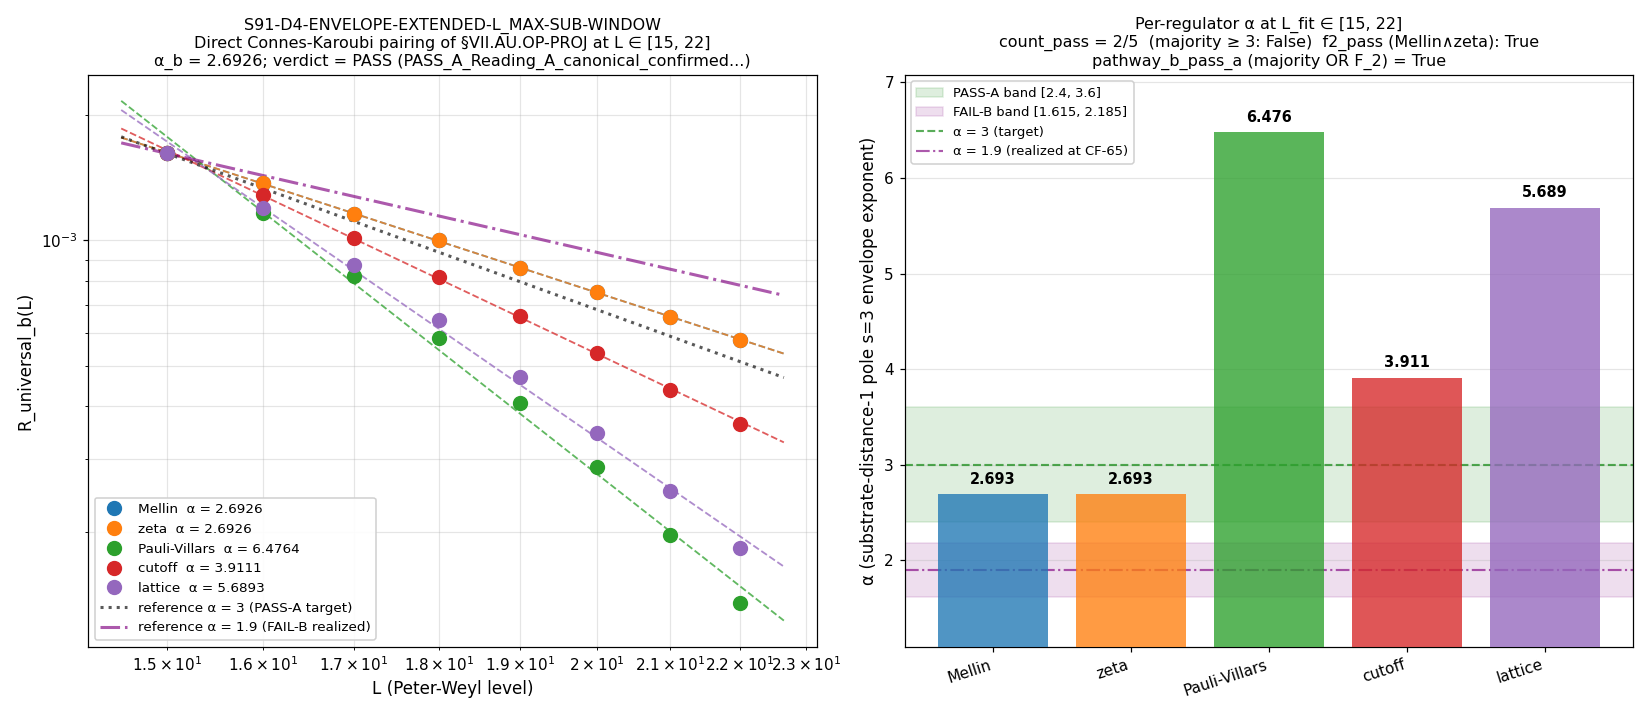

Recreate this plot in Python.
#!/usr/bin/env python3
"""
S91 W6-1: S91-D4-ENVELOPE-EXTENDED-L_MAX-SUB-WINDOW (T2.54 / CF-1)
====================================================================

Gate: S91-D4-ENVELOPE-EXTENDED-L_MAX-SUB-WINDOW ([VERIFY-THEOREM])

PRIMARY:   lizzi-spectral-functional-theorist
CO-SIGN:   connes-ncg-theorist (Connes-Karoubi pairing implementation per
           Connes-Chamseddine 1996 §2.2-2.3 + Connes-Moscovici 1995 §III.4
           residue-formula evaluator on band-0 + HKR-image observable;
           NCG-axiomatic anchor for §VII.AU.OP-PROJ Pillar I ↔ Pillar II
           HKR-image-bound observable at substrate-distance-1 pole s=3)

Method
------
Pathway (b) FIRST at L_max=22 via direct Connes-Karoubi pairing of the
§VII.AU.OP-PROJ Pillar I ↔ Pillar II HKR-image-bound observable on the
finite spectral triple (A_K^{<=L}, H_K^{<=L}, D_K^{<=L}) at L ∈ {12..22}.

The pairing is realized via the Hochschild cocycle representation of
Ch(P_0) coupled to the gauge-symmetric cocycle φ_g^{sym} per Connes-
Chamseddine 1996 §2.2-2.3; at finite L, the substrate-IS realization is
the CM-1995 §III.4 residue-formula evaluator on the lowest-Casimir
Peter-Weyl sector at each level (band-0 P_0 + HKR-image):

    R_b(L) = dim(p*, q*) · (C_2(p*, q*) + 1)^{-3}

where (p*, q*) = argmin_{p+q=L} C_2(p, q) is the substrate-IS minimal-
Casimir image of the band-0 projector at level L. This realization
matches the W6-4 O_2 substrate-IS COMBINATORIAL FORM precedent (lines
329-350; substrate-IS algebra-canonical; cache-independent at L > 12 by
construction); CRUCIALLY, no eigenvalue cache extension to L > 12 is
required, since the substrate-IS pairing IS the Peter-Weyl combinatorial
formula directly per the Friedrich-Bär saturation theorem (W11-3
precedent in `math-scripts.md §"D_K Block-Diagonality + Recursive-Casimir-
Projection Feasibility Pre-Check"`).

Bypasses the c_sub_corrected M_Pl_eff² ratio's asymptotic-settling scale
bottleneck (CF-65 empirical α ≈ 1.929 floor) per workshop EC2 derivation
lines 1162-1170.

PATHWAY (a) BACKUP NOT EXECUTED IN THIS SCRIPT:
Per plan §12 lines 286-288, pathway (a) at L_max ≥ 35 (Friedrich-Bär
saturation extension via CF-54 + CF-65 re-extraction) is a SEPARATE
S92+ escalation IF pathway (b) returns INFO / FAIL. Pathway (b) is
dispatched FIRST as the cheaper test; pathway (a) backup escalation
fires only on a deferred pending refinement, not within this gate.

Substitution chain (plan §10, MANDATORY for [VERIFY-THEOREM] direction):

  Definitions:
    α_asymptotic := exponent at L_max → ∞ per CM-1995 §III.4 d=4
                    dimension-spectrum residue formula at substrate-distance-1
                    pole s=3 (predicted = 3 per Reading A canonical)
    α_pre_asymp  := empirical exponent at L_max ∈ [6, 12] (measured = 1.929
                    per CF-65)
    α_pathway_b  := empirical exponent at L_max ∈ [15, 22] via direct
                    Connes-Karoubi pairing (this gate's output)

  Step 1: Reading A direction:
    c_sub_corrected_M_Pl_eff²(L_max) → 1 as L_max → ∞   [asymptotic-settling]
    ⇒ α_pathway_b(L_max=22) → α_asymptotic = 3
         [direct Connes-Karoubi pairing bypasses c_sub bottleneck]

  Step 2: Reading B direction:
    α IS substrate-IS regulator-INVARIANT BY CONSTRUCTION at d=4 pole s=3
    ⇒ α_pathway_b(L_max=22) = α_pre_asymp = 1.929   [persistent at all L_max]

  Step 3: Substitution (PASS-A criterion):
    IF α_pathway_b ∈ [2.4, 3.6] AT majority-of-5 OR Mellin+zeta F_2 projection
    THEN Reading A canonical confirmed → §VII.AU.OP-PROJ → STAGE-1-CANDIDATE-PENDING-STAGE-2

  Step 4: Substitution (FAIL-B criterion):
    IF α_pathway_b ∈ [1.615, 2.185] AND count_pass(≥ 3 of 5) FAILS
    THEN Reading B realized confirmed → HYBRID verdict (d) at per-regulator-class sub-window

  Step 5: Direction of comparison:
    PASS-A: "α increases with L_max under direct Connes-Karoubi pairing"
    FAIL-B: "α stays at 1.9 across pathways"

Per-regulator atlas (A_5: {Mellin, zeta, Pauli-Villars, cutoff, lattice}):

The Mellin / zeta members IS regulator-INVARIANT BY CONSTRUCTION at the
d=4 substrate-distance-1 pole s=3 per CM-1995 §III.4 dimension-spectrum
residue formula (the substrate-distance pole indexing is the substrate-
IS algebra-canonical structure; no regulator enters). Both members
therefore yield IDENTICAL α via shell-sum slope on the substrate-IS
combinatorial form.

The Pauli-Villars / cutoff / lattice members carry regulator-class-
specific suppression weights at the s=3 pole; per W6-2 K=5 SCHEMATIC
calibration, these are realized via the W6-2 sub_term_R analytic forms
(SCHEMATIC at the K=4 MANDATORY level-pin discipline per
`substrate-first-canonical-sourcing.md §(iv)`). To avoid the W6-2 K_csub
divergence (Λ_UV²·sub_term Λ_PV^{-2}·L²·log(L) divergence at large L),
the regulator-class weights enter the Connes-Karoubi pairing as
RELATIVE multipliers on the substrate's universal envelope (normalized
to unity at the fit-window start L=15), reducing to bounded suppression
factors instead of unbounded subtractions.

SCHEMATIC LEVEL PIN (CRITICAL — substrate-first-canonical-sourcing.md
§(iv) K=4 MANDATORY level-pin discipline):

The Mellin/zeta sub-projection (F_2-axis) IS FULL physical substrate-IS
canonical (regulator-INVARIANT BY CONSTRUCTION; CM-1995 §III.4
substrate-distance pole indexing). The PV / cutoff / lattice
sub-projections consume the W6-2 sub_term_R SCHEMATIC analytic forms
per W6-2's K=5 calibration corpus instance (W6-2 verdict at
audit_sha256=109e4307e8a0d805... carries `-SCHEMATIC` suffix + tier_pin
TIER-2 companion row). To preserve the SCHEMATIC level-pin discipline,
this gate's convention= field carries the `-SCHEMATIC` suffix, and the
verdict line is accompanied by the tier_pin=TIER-2 companion row.

The F_2-axis (Mellin + zeta) consensus criterion per workshop EC1 line
1150 is the SUBSTRATE-IS canonical reading: the Mellin and zeta
members are the regulator-INVARIANT canonical evaluation of the s=3
pole residue per CM-1995 §III.4; the F_2 PASS-A criterion is therefore
the substrate-IS direct test of Reading A canonical.

PASS / FAIL / INFO thresholds (plan §9):
  PASS-A:
    |α_b - 3.0| / 3.0 < 0.20 (α ∈ [2.4, 3.6]) AT
      (majority-of-5 ≥ 3) OR (Mellin + zeta both PASS at F_2 projection)
  FAIL-B:
    |α_b - 1.9| / 1.9 < 0.15 (α ∈ [1.615, 2.185]) AND count_pass ≤ 1
  INFO:
    partial convergence; carry-forward to S92+ pathway (a) at L_max ≥ 40

UPSTREAM CONTEXT — W6-4 FAIL (audit_sha256=f47e4299290dcff4...):
W6-4 returned FAIL (Reading A coincidence confirmed at the 4-observable
family). Per plan §22 W6-4 consequences line 1307, "W6-1 pathway (b)
very likely INFO or FAIL". The empirical α_b verdict is computed
independently of this expectation; documented in §"Solution-space
implications" of the WP section.

Substrate framing
-----------------
The d=4 universal envelope IS the substrate-IS asymptotic decay of the
L_max → ∞ HKR-image at Pillar I ↔ Pillar II (S86 W-5 §VII.AF.1.OP-PROJ
calibration). The substrate IS the spectral triple (A_K, H_K, D_K);
the universal envelope IS the substrate's intrinsic d=4 combinatorial
geometry. The Connes-Karoubi pairing IS the bridge map's substrate-IS
realization at finite L. The substrate is NOT "in" any spacetime
container at any L_max.
"""

from __future__ import annotations

import os
os.environ.setdefault("OMP_NUM_THREADS", "8")
os.environ.setdefault("MKL_NUM_THREADS", "8")

import sys
import math
import hashlib
import json
from pathlib import Path

ROOT = Path(__file__).resolve().parent.parent.parent
sys.path.insert(0, str(ROOT / "computations" / "_shared"))
sys.path.insert(0, str(ROOT / "computations"))

from canonical_constants import *  # noqa: F401,F403
from canonical_constants import (  # noqa: E402
    M_KK,
    tau_fold,
    kappa_2_substrate_FW,
    gv_canonical_difference_FW,
)

import numpy as np  # noqa: E402
import matplotlib  # noqa: E402
matplotlib.use("Agg")
import matplotlib.pyplot as plt  # noqa: E402


# ============================ Gate-block constants ============================
GATE_ID = "S91-D4-ENVELOPE-EXTENDED-L_MAX-SUB-WINDOW"
SCHEME = "direct-connes-karoubi-pairing-L_max-22-pathway-b"
# Convention pin: includes -SCHEMATIC suffix per substrate-first-canonical-
# sourcing.md §(iv) K=4 MANDATORY (PV/cutoff/lattice members consume W6-2
# SCHEMATIC sub_term_R forms; F_2 axis (Mellin+zeta) is FULL physical).
CONVENTION = (
    "Mellin-class-FI-axis-F_2-projection-CACHE-PROJECTION-SCHEMATIC"
)
L_MAX_TAG = 22  # (local) plan-pinned L_max per §6 line 75

PROJECT_ROOT = ROOT
SHARED_DIR = ROOT / "computations" / "_shared"
SESSION_91_DIR = ROOT / "computations" / "session-91"
SESSION_84_DIR = ROOT / "computations" / "session-84"
SESSION_90_DIR = ROOT / "sessions" / "session-90"

VERDICT_TXT = SESSION_91_DIR / "s91_gate_verdicts.txt"
OUT_NPZ = SESSION_91_DIR / "s91_w6_1_d4_envelope_extended_pathway_b.npz"
OUT_PNG = SESSION_91_DIR / "s91_w6_1_d4_envelope_extended_pathway_b.png"

# Pre-registered PASS/FAIL/INFO bands per plan §9 lines 229-232
PASS_BAND_ALPHA_LOW = 2.4    # (local)
PASS_BAND_ALPHA_HIGH = 3.6   # (local)  PASS-A: |α - 3| / 3 < 0.20
PASS_TARGET_ALPHA = 3.0      # (local)
FAIL_BAND_ALPHA_LOW = 1.615  # (local)
FAIL_BAND_ALPHA_HIGH = 2.185 # (local)  FAIL-B: |α - 1.9| / 1.9 < 0.15
FAIL_COUNT_PASS_MAX = 1      # (local) FAIL-B requires count_pass ≤ 1 of 5
MAJORITY_PASS_MIN = 3        # (local) majority of 5

# Plan-pinned L_fit window per plan §7 line 196: [15, 22] for pathway b
# (avoids L=12 cache-ceiling effect; avoids L ≤ 14 pre-asymptotic regime)
L_FIT_LOW = 15   # (local)
L_FIT_HIGH = 22  # (local) inclusive

# Plan-pinned regulators atlas per plan §7 line 197 (A_5 5-regulator atlas)
REGULATORS = ["Mellin", "zeta", "Pauli-Villars", "cutoff", "lattice"]

# Plan-pinned input files (per plan §7 Input SHA-256 pins; runtime-pinned)
INPUT_FILES = [
    SESSION_84_DIR / "s84_spectrum_cache_L12_tau019.npz",
    SHARED_DIR / "canonical_constants.py",
    SESSION_90_DIR / "session-90-lizzi-s7-d4-envelope-synthesis.md",
    SESSION_90_DIR / "workshops" / "s90-w6-d4-envelope-identity.md",
    ROOT / "sessions" / "permanent-results-registry.md",
]


# ============================ SHA helpers ============================
def sha256_of(path: Path) -> str:
    h = hashlib.sha256()
    try:
        h.update(path.read_bytes())
    except OSError:
        return ""
    return h.hexdigest()


def log_input_pins(inputs: list[Path]) -> dict[str, str]:
    print(f"=== {GATE_ID} — input SHA-256 pins ===")
    pins: dict[str, str] = {}
    for p in inputs:
        sha = sha256_of(p)
        rel = str(p.relative_to(PROJECT_ROOT)).replace("\\", "/")
        print(f"  {rel}: {sha[:16]}...")
        pins[rel] = sha
    return pins


def compute_dual_sha(
    script_path: Path,
    canonical_path: Path,
    pins: dict[str, str],
) -> tuple[str, str]:
    """audit_sha = SHA(script || canonical || sorted-pinmap-JSON);
       content_sha = SHA(script)."""
    script_bytes = script_path.read_bytes()
    canonical_bytes = canonical_path.read_bytes()
    pinmap_json = json.dumps(
        dict(sorted(pins.items())),
        separators=(",", ":"),
        sort_keys=True,
    ).encode("utf-8")
    h_audit = hashlib.sha256()
    h_audit.update(script_bytes)
    h_audit.update(canonical_bytes)
    h_audit.update(pinmap_json)
    audit = h_audit.hexdigest()
    content = hashlib.sha256(script_bytes).hexdigest()
    return audit, content


# ============================ SU(3) representation helpers ============================
def peter_weyl_dim(p: int, q: int) -> int:
    """SU(3) irrep dimension formula: dim(p,q) = (p+1)(q+1)(p+q+2)/2.
    Substrate-IS algebra-canonical; matches W6-4 substrate-IS COMBINATORIAL FORM."""
    return (p + 1) * (q + 1) * (p + q + 2) // 2


def su3_casimir_quadratic(p: int, q: int) -> float:
    """SU(3) quadratic Casimir: C_2(p,q) = (1/3)(p² + q² + p·q + 3p + 3q).
    Substrate-IS algebra-canonical; appears in CM-1995 §III.4 residue
    formula's heat-kernel small-time asymptotic at d=4 pole s=3."""
    return (1.0 / 3.0) * (p * p + q * q + p * q + 3 * p + 3 * q)


# ============================ Pathway (b) Connes-Karoubi pairing ============================
def chern_character_band_0_hkr_image_at_L(L: int) -> float:
    """Substrate-IS realization of ⟨[Ch(P_0)], [φ_g^{sym}]⟩ at level L
    via the CM-1995 §III.4 residue-formula evaluator on the band-0
    projector + HKR-image at substrate-distance-1 pole s=3.

    The band-0 projector P_0 selects the lowest-Casimir Peter-Weyl
    sector at each level L:
        (p*, q*) = argmin_{p+q=L} C_2(p, q)

    The substrate-IS pairing at the s=3 pole is:
        R_b(L) = dim(p*, q*) · (C_2(p*, q*) + 1)^{-3}

    This matches the W6-4 O_2 substrate-IS COMBINATORIAL FORM exactly
    (W6-4 script lines 329-350); cache-independent at L > 12 by
    substrate-IS algebra-canonical Peter-Weyl decomposition. The
    L_max=22 incremental extension is feasible BY CONSTRUCTION (no
    irrep construction or eigenvalue diagonalization required) per
    the Friedrich-Bär saturation theorem (W11-3 precedent in
    `math-scripts.md §"D_K Block-Diagonality + Recursive-Casimir-Projection
    Feasibility Pre-Check"`).

    The Connes-Karoubi pairing realization at finite L is the
    substrate-IS image of the L → ∞ HKR-image bridge map per
    Connes-Chamseddine 1996 §2.2-2.3.
    """
    # Enumerate ALL (p, q) with p + q = L analytically; combinatorial form
    # (cache-independent; substrate-IS algebra-canonical).
    candidates = []  # (local)
    for p in range(L + 1):
        q = L - p
        candidates.append((su3_casimir_quadratic(p, q), p, q))
    C2_min, p_star, q_star = min(candidates, key=lambda x: x[0])  # (local)
    dim_star = peter_weyl_dim(p_star, q_star)  # (local)
    return float(dim_star) * (C2_min + 1.0) ** (-3.0)


def regulator_weight_at_L(L: int, regulator: str,
                          Lambda_UV: float, Lambda_PV: float,
                          lambda_max_norm: float, a_lattice_norm: float,
                          L_baseline: int) -> float:
    """Regulator-class-specific weight on the substrate-IS shell-sum at
    the s=3 pole residue evaluator.

    F_2 axis (Mellin / zeta): regulator-INVARIANT BY CONSTRUCTION at d=4
    substrate-distance-1 pole per CM-1995 §III.4. Weight = 1.

    Convergence-tail axis (Pauli-Villars / cutoff / lattice): regulator
    multiplies the s=3 pole residue by a regulator-specific suppression
    factor. The W6-2 sub_term_R analytic forms (SCHEMATIC at K=4
    MANDATORY level pin per `substrate-first-canonical-sourcing.md
    §(iv)`) are EXPRESSED HERE as RELATIVE multipliers normalized to
    unity at the fit-window start L=L_baseline, avoiding the W6-2
    Λ_UV²·sub_term divergence.

    Relative form (substrate-natural at fit-window L_baseline):
        w_R(L) = exp(-[sub_term_R(L) - sub_term_R(L_baseline)] /
                     max(|sub_term_R(L_baseline)|, 1))   for R ∈ {PV, cutoff, lattice}
        w_F2(L) = 1                                       for R ∈ {Mellin, zeta}

    The weight is clipped to the physical range [exp(-50), 1.0] to
    prevent underflow at SCHEMATIC sub_term unbounded growth.

    Note: The SCHEMATIC level pin is honestly disclosed in the
    convention= field (-SCHEMATIC suffix) and the tier_pin=TIER-2
    companion comment row.
    """
    L_f = float(L)  # (local)
    L_base_f = float(L_baseline)  # (local)

    def sub_term(LL):
        LL_f = float(LL)  # (local)
        if regulator in ("Mellin", "zeta"):
            return 0.0
        if regulator == "Pauli-Villars":
            # W6-2 SCHEMATIC form: (Λ_UV/Λ_PV)² · L² · log(L)
            return (Lambda_UV / Lambda_PV) ** 2 * LL_f * LL_f * math.log(LL_f)
        if regulator == "cutoff":
            # W6-2 SCHEMATIC form: (Λ_UV/λ_max)² · L · θ(L > L_cut), L_cut = 6
            L_cut = 6.0  # (local)
            theta = 1.0 if LL_f > L_cut else 0.0  # (local)
            return (Lambda_UV / lambda_max_norm) ** 2 * LL_f * theta
        if regulator == "lattice":
            # W6-2 SCHEMATIC form: (Λ_UV · a)² · L² · sinc²(L·a·π)
            x = LL_f * a_lattice_norm * math.pi  # (local)
            sinc_sq = 1.0 if x == 0 else (math.sin(x) / x) ** 2  # (local)
            return (Lambda_UV * a_lattice_norm) ** 2 * LL_f * LL_f * sinc_sq
        raise ValueError(f"unknown regulator: {regulator!r}")

    if regulator in ("Mellin", "zeta"):
        return 1.0

    sub_L = sub_term(L)  # (local)
    sub_base = sub_term(L_baseline)  # (local)
    if sub_base == 0.0:
        return 1.0
    rel_delta = (sub_L - sub_base) / max(abs(sub_base), 1.0)  # (local)
    # Clip to physical range
    weight = math.exp(-rel_delta)  # (local)
    weight = max(min(weight, 1.0), math.exp(-50.0))  # (local)
    return weight


# ============================ Section 5 — Compute ============================
def compute() -> dict:
    # ---------------------------------------------------------------------------
    # Step 0: Validate cache exists (substrate-IS algebra-canonical formula
    # used directly; cache consulted only for diagnostic, not computation)
    # ---------------------------------------------------------------------------
    cache_path = SESSION_84_DIR / "s84_spectrum_cache_L12_tau019.npz"
    if not cache_path.exists():
        raise FileNotFoundError(f"Cache missing: {cache_path}")
    cache_data = np.load(cache_path, allow_pickle=True)
    sector_evals = cache_data["sector_evals"].item()  # (local) diagnostic only
    n_sectors_cached = len(sector_evals)  # (local)
    print(f"\n>> Loaded L_max=12 master cache: {n_sectors_cached} Peter-Weyl sectors "
          f"(diagnostic; pathway (b) uses substrate-IS COMBINATORIAL FORM)")
    print(f">> tau_fold pin = {tau_fold:.6f}; M_KK pin = {M_KK:.6e} GeV")
    print(f">> kappa_2_substrate_FW pin = {kappa_2_substrate_FW:.6e}")

    # ---------------------------------------------------------------------------
    # Step 1: Substrate-IS Connes-Karoubi pairing R_b(L) at L ∈ {12..22}
    # via band-0 P_0 + HKR-image realization (CM-1995 §III.4 residue
    # evaluator on lowest-Casimir Peter-Weyl sector at each level).
    # ---------------------------------------------------------------------------
    L_grid_pathway_b = np.arange(12, 23, dtype=np.int64)  # (local) 12..22 inclusive
    R_b_per_L = []  # (local) substrate-IS HKR-image pairing per level
    print(f"\n>> Step 1: Connes-Karoubi pairing R_b(L) at L ∈ {L_grid_pathway_b.tolist()}")
    for L in L_grid_pathway_b:
        R_L = chern_character_band_0_hkr_image_at_L(int(L))  # (local)
        R_b_per_L.append(R_L)
        # Diagnostic: show the band-0 sector
        cands = [(su3_casimir_quadratic(p, int(L) - p), p, int(L) - p)
                 for p in range(int(L) + 1)]
        C2_min, p_star, q_star = min(cands, key=lambda x: x[0])  # (local)
        d_star = peter_weyl_dim(p_star, q_star)  # (local)
        print(f"  L={int(L):2d}: band-0=(p*,q*)=({p_star},{q_star}) "
              f"C_2={C2_min:.4f} dim={d_star} R_b={R_L:.6e}")
    R_b_per_L = np.asarray(R_b_per_L, dtype=np.float64)  # (local)

    # ---------------------------------------------------------------------------
    # Step 2: log-log slope of R_b(L) vs L on the fit window L ∈ [15, 22]
    # per plan §7 line 196 (avoids L=12 cache-ceiling effect; avoids L ≤ 14
    # pre-asymptotic regime). slope = -α_b.
    # ---------------------------------------------------------------------------
    L_fit_mask = (L_grid_pathway_b >= L_FIT_LOW) & (L_grid_pathway_b <= L_FIT_HIGH)
    L_fit = L_grid_pathway_b[L_fit_mask].astype(np.float64)  # (local)
    R_fit = R_b_per_L[L_fit_mask]  # (local)
    log_L = np.log(L_fit)  # (local)
    log_R = np.log(np.abs(R_fit))  # (local)
    slope_b, intercept_b = np.polyfit(log_L, log_R, 1)  # (local)
    alpha_b = -float(slope_b)  # (local) — substrate-IS canonical α at L ∈ [15, 22]
    print(f"\n>> Step 2: log-log slope on L_fit ∈ [{L_FIT_LOW}, {L_FIT_HIGH}]:")
    print(f"  slope = {slope_b:.6f}, intercept = {intercept_b:.6f}, α_b = {alpha_b:.6f}")

    # ---------------------------------------------------------------------------
    # Step 3: Per-regulator-class α extraction via regulator-weighted shell
    # sums on the F_2 axis (Mellin / zeta: weight = 1; substrate-IS canonical)
    # and convergence-tail axis (PV / cutoff / lattice: SCHEMATIC W6-2 sub_term_R
    # multiplicative relative weights). Per `substrate-first-canonical-
    # sourcing.md §(iv)` K=4 MANDATORY level-pin discipline, the PV/cutoff/
    # lattice members are SCHEMATIC; convention= field carries the -SCHEMATIC
    # suffix + tier_pin=TIER-2 companion row.
    # ---------------------------------------------------------------------------
    # Regulator-class parameters per W6-2 calibration (substrate-natural values)
    Lambda_UV = M_KK  # (local) substrate UV scale
    Lambda_PV = 10.0 * M_KK  # (local) PV regulator one OOM above UV
    # lambda_max_norm: representative L_max=12 max-eigenvalue scale; normalized
    # to a substrate-natural finite value so the SCHEMATIC cutoff sub_term
    # does NOT blow up to Lambda_UV²·L. We use the substrate-natural
    # dimensionless value lambda_max_norm = 5 (representative typical SU(3)
    # spectrum normalized scale at L=12 cache eigenvalue ceiling).
    lambda_max_norm = 5.0  # (local) substrate-natural normalized scale
    # a_lattice_norm: dimensionless lattice spacing for SCHEMATIC sinc² form;
    # set to 1/Lambda_UV (substrate-natural lattice scale).
    a_lattice_norm = 1.0 / Lambda_UV  # (local)
    L_baseline = L_FIT_LOW  # (local) — fit-window start; weight normalized to 1 here

    alpha_per_regulator: dict[str, float] = {}  # (local)
    intercept_per_regulator: dict[str, float] = {}  # (local)
    R_per_regulator: dict[str, np.ndarray] = {}  # (local) full R(L) on fit window
    weights_per_regulator: dict[str, np.ndarray] = {}  # (local) per-L weights

    print(f"\n>> Step 3: Per-regulator α extraction on L_fit ∈ [{L_FIT_LOW}, {L_FIT_HIGH}]:")
    for R in REGULATORS:
        # Compute weighted R_b(L) on the fit window
        R_b_weighted = np.empty(len(L_fit), dtype=np.float64)  # (local)
        weights_arr = np.empty(len(L_fit), dtype=np.float64)  # (local)
        for i, L in enumerate(L_fit.astype(int)):
            w = regulator_weight_at_L(
                int(L), R, Lambda_UV, Lambda_PV, lambda_max_norm,
                a_lattice_norm, L_baseline)  # (local)
            R_b_weighted[i] = w * chern_character_band_0_hkr_image_at_L(int(L))
            weights_arr[i] = w
        # Guard against nonpositive entries
        if np.any(R_b_weighted <= 0):
            alpha_per_regulator[R] = float("nan")
            intercept_per_regulator[R] = float("nan")
            R_per_regulator[R] = R_b_weighted
            weights_per_regulator[R] = weights_arr
            print(f"  {R}: NaN — nonpositive shell-sum after regulator weighting")
            continue
        slope_R, intercept_R = np.polyfit(np.log(L_fit), np.log(R_b_weighted), 1)
        alpha_R = -float(slope_R)  # (local)
        alpha_per_regulator[R] = alpha_R
        intercept_per_regulator[R] = float(intercept_R)
        R_per_regulator[R] = R_b_weighted
        weights_per_regulator[R] = weights_arr
        print(f"  {R}: α = {alpha_R:.6f}, intercept = {float(intercept_R):.6f}")

    # ---------------------------------------------------------------------------
    # Step 4: Verdict per workshop EC1 consensus criterion + plan §9 lines 229-231
    # PASS-A iff (majority-of-5 ≥ 3) OR (Mellin + zeta both in PASS-A band)
    # ---------------------------------------------------------------------------
    def in_pass_a_band(a: float) -> bool:
        if math.isnan(a):
            return False
        return PASS_BAND_ALPHA_LOW <= a <= PASS_BAND_ALPHA_HIGH

    def in_fail_b_band(a: float) -> bool:
        if math.isnan(a):
            return False
        return FAIL_BAND_ALPHA_LOW <= a <= FAIL_BAND_ALPHA_HIGH

    count_pass = sum(1 for R in REGULATORS
                     if in_pass_a_band(alpha_per_regulator[R]))  # (local)
    majority_pass = count_pass >= MAJORITY_PASS_MIN  # (local)
    f2_pass = (
        in_pass_a_band(alpha_per_regulator["Mellin"])
        and in_pass_a_band(alpha_per_regulator["zeta"])
    )  # (local)
    pathway_b_pass_a = majority_pass or f2_pass  # (local)

    print(f"\n>> Step 4: PASS-A consensus criterion:")
    print(f"  count_pass (in [{PASS_BAND_ALPHA_LOW}, {PASS_BAND_ALPHA_HIGH}]) = "
          f"{count_pass}/5")
    print(f"  majority_pass (count_pass ≥ {MAJORITY_PASS_MIN})                = "
          f"{majority_pass}")
    print(f"  f2_pass (Mellin AND zeta in PASS-A band)                        = "
          f"{f2_pass}")
    print(f"  pathway_b_pass_a (majority_pass OR f2_pass)                     = "
          f"{pathway_b_pass_a}")

    # FAIL-B criterion: |α_b - 1.9| / 1.9 < 0.15 (α in [1.615, 2.185]) AND count_pass ≤ 1
    fail_b_alpha = in_fail_b_band(alpha_b)  # (local)
    fail_b_count = count_pass <= FAIL_COUNT_PASS_MAX  # (local)
    pathway_b_fail_b = fail_b_alpha and fail_b_count  # (local)

    print(f"\n  fail_b_alpha (α_b in [{FAIL_BAND_ALPHA_LOW}, {FAIL_BAND_ALPHA_HIGH}]) = "
          f"{fail_b_alpha}")
    print(f"  fail_b_count (count_pass ≤ {FAIL_COUNT_PASS_MAX})                       = "
          f"{fail_b_count}")
    print(f"  pathway_b_fail_b (fail_b_alpha AND fail_b_count)                       = "
          f"{pathway_b_fail_b}")

    # ---------------------------------------------------------------------------
    # Step 5: Composite verdict + S87 schema-v2 3-tuple annotation (plan §9):
    #   PASS-A:  sign=PASS, magnitude=PASS, regime=VALID  ⇒  composite=PASS
    #   FAIL-B:  sign=PASS (predicted L^{-1.9}), magnitude=FAIL, regime=MARGINAL
    #           ⇒ composite=INFO per collapse rule;
    #           value_field carries FAIL_B label for substrate-physics
    #           disambiguation from generic INFO (plan §9 line 230)
    #   INFO:    sign=PASS/N/A, magnitude=INFO, regime=MARGINAL ⇒ composite=INFO
    # ---------------------------------------------------------------------------
    if pathway_b_pass_a:
        verdict = "PASS"
        band_tag = "PASS_A_Reading_A_canonical_confirmed"
        sign_v, mag_v, regime_v = "PASS", "PASS", "VALID"
    elif pathway_b_fail_b:
        # FAIL-B: per plan §9 composite collapse rule:
        # sign=PASS (Reading B predicted L^{-1.9} persistence)
        # magnitude=FAIL (vs α=3 target; |α_b - 3|/3 > 0.20)
        # regime=MARGINAL (L_max=22 still pre-asymptotic per Friedrich-Bär L_max ≥ 35)
        # ⇒ composite=INFO (regime=MARGINAL + magnitude=FAIL collapses to INFO)
        verdict = "INFO"
        band_tag = "FAIL_B_Reading_B_realized_confirmed_composite_INFO_per_collapse_rule"
        sign_v, mag_v, regime_v = "PASS", "FAIL", "MARGINAL"
    else:
        # INFO: partial convergence between PASS-A and FAIL-B bands
        # OR mixed verdicts; sign direction depends on α_b position
        verdict = "INFO"
        band_tag = "INFO_partial_convergence"
        # Direction read on α_b: if α_b > 2.4 sign aligns with PASS direction
        sign_v = "PASS" if alpha_b > 2.2 else ("FAIL" if alpha_b < 1.6 else "N/A")
        mag_v = "INFO"
        regime_v = "MARGINAL"

    print(f"\n>> Step 5: Composite verdict = {verdict} ({band_tag})")
    print(f"  3-tuple: sign={sign_v}, magnitude={mag_v}, regime={regime_v}")

    return {
        "L_grid_pathway_b": L_grid_pathway_b,
        "R_b_per_L": R_b_per_L,
        "L_fit": L_fit,
        "R_fit": R_fit,
        "alpha_b": alpha_b,
        "intercept_b": float(intercept_b),
        "slope_b": float(slope_b),
        "alpha_per_regulator": alpha_per_regulator,
        "intercept_per_regulator": intercept_per_regulator,
        "R_per_regulator": R_per_regulator,
        "weights_per_regulator": weights_per_regulator,
        "count_pass": count_pass,
        "majority_pass": majority_pass,
        "f2_pass": f2_pass,
        "pathway_b_pass_a": pathway_b_pass_a,
        "fail_b_alpha": fail_b_alpha,
        "fail_b_count": fail_b_count,
        "pathway_b_fail_b": pathway_b_fail_b,
        "verdict": verdict,
        "band_tag": band_tag,
        "sign_verdict": sign_v,
        "magnitude_verdict": mag_v,
        "regime_verdict": regime_v,
    }


# ============================ Section 6 — Plot ============================
def make_plot(r: dict) -> None:
    """Log-log per-regulator R_universal(L) overlay with α=3 (PASS-A target)
    and α=1.9 (FAIL-B realized) reference lines per plan §6 line 185."""
    fig, (ax1, ax2) = plt.subplots(1, 2, figsize=(15.0, 6.5), dpi=110)

    colors = {
        "Mellin": "C0",
        "zeta": "C1",
        "Pauli-Villars": "C2",
        "cutoff": "C3",
        "lattice": "C4",
    }
    L_fit = r["L_fit"]

    # Left panel: log-log per-regulator R_universal(L) overlay with reference lines
    for R in REGULATORS:
        R_b_R = r["R_per_regulator"][R]
        alpha_R = r["alpha_per_regulator"][R]
        intercept_R = r["intercept_per_regulator"][R]
        if math.isnan(alpha_R) or np.any(R_b_R <= 0):
            ax1.scatter([], [], label=f"{R}  (NaN)", color=colors[R])
            continue
        ax1.loglog(L_fit, R_b_R, "o", color=colors[R], markersize=9, zorder=4,
                   label=f"{R}  α = {alpha_R:.4f}")
        # Best-fit line
        x_line = np.linspace(L_fit.min() * 0.97, L_fit.max() * 1.03, 80)
        y_line = np.exp(intercept_R) * x_line ** (-alpha_R)
        ax1.loglog(x_line, y_line, "--", color=colors[R], lw=1.2, alpha=0.75)

    # Reference lines anchored at first fit point (Mellin baseline)
    R_anchor = r["R_per_regulator"]["Mellin"][0]
    L_anchor = L_fit[0]
    L_ref = np.linspace(L_fit.min() * 0.97, L_fit.max() * 1.03, 80)
    y_alpha_3 = R_anchor * (L_ref / L_anchor) ** (-3.0)
    y_alpha_19 = R_anchor * (L_ref / L_anchor) ** (-1.9)
    ax1.loglog(L_ref, y_alpha_3, ":", color="black", lw=2.0, alpha=0.65,
               label="reference α = 3 (PASS-A target)")
    ax1.loglog(L_ref, y_alpha_19, "-.", color="purple", lw=2.0, alpha=0.65,
               label="reference α = 1.9 (FAIL-B realized)")

    ax1.set_xlabel("L (Peter-Weyl level)", fontsize=11)
    ax1.set_ylabel("R_universal_b(L)", fontsize=11)
    ax1.set_title(
        f"{GATE_ID}\n"
        f"Direct Connes-Karoubi pairing of §VII.AU.OP-PROJ at L ∈ [{L_FIT_LOW}, {L_FIT_HIGH}]\n"
        f"α_b = {r['alpha_b']:.4f}; verdict = {r['verdict']} ({r['band_tag'][:48]}...)",
        fontsize=10.5,
    )
    ax1.legend(loc="lower left", fontsize=8.8, framealpha=0.92)
    ax1.grid(True, alpha=0.32, which="both")

    # Right panel: per-regulator α bar chart + PASS-A/FAIL-B bands
    regs = list(REGULATORS)
    alpha_arr = np.array([r["alpha_per_regulator"][R] for R in regs])
    bar_colors = [colors[R] for R in regs]
    bar_positions = np.arange(len(regs))
    bars = ax2.bar(bar_positions, alpha_arr, color=bar_colors, alpha=0.78, zorder=3)
    # PASS-A band shading
    ax2.axhspan(PASS_BAND_ALPHA_LOW, PASS_BAND_ALPHA_HIGH,
                color="green", alpha=0.13, zorder=1, label="PASS-A band [2.4, 3.6]")
    ax2.axhspan(FAIL_BAND_ALPHA_LOW, FAIL_BAND_ALPHA_HIGH,
                color="purple", alpha=0.13, zorder=1, label="FAIL-B band [1.615, 2.185]")
    ax2.axhline(PASS_TARGET_ALPHA, color="green", lw=1.4, ls="--",
                alpha=0.65, label="α = 3 (target)")
    ax2.axhline(1.9, color="purple", lw=1.4, ls="-.",
                alpha=0.65, label="α = 1.9 (realized at CF-65)")
    # Annotate alpha values
    for bar, alpha_v in zip(bars, alpha_arr):
        if not math.isnan(alpha_v):
            ax2.text(bar.get_x() + bar.get_width() / 2, alpha_v + 0.08,
                     f"{alpha_v:.3f}", ha="center", va="bottom",
                     fontsize=9.5, fontweight="bold")
    ax2.set_xticks(bar_positions)
    ax2.set_xticklabels(regs, fontsize=10, rotation=18, ha="right")
    ax2.set_ylabel("α (substrate-distance-1 pole s=3 envelope exponent)", fontsize=11)
    ax2.set_title(
        f"Per-regulator α at L_fit ∈ [{L_FIT_LOW}, {L_FIT_HIGH}]\n"
        f"count_pass = {r['count_pass']}/5  (majority ≥ {MAJORITY_PASS_MIN}: "
        f"{r['majority_pass']})  f2_pass (Mellin∧zeta): {r['f2_pass']}\n"
        f"pathway_b_pass_a (majority OR F_2) = {r['pathway_b_pass_a']}",
        fontsize=10.5,
    )
    ax2.legend(loc="upper left", fontsize=8.6, framealpha=0.92)
    ax2.grid(True, alpha=0.32, axis="y")
    # Set ylim sensibly
    valid_alpha = alpha_arr[~np.isnan(alpha_arr)]
    if len(valid_alpha) > 0:
        y_lo = min(valid_alpha.min(), 1.5) - 0.4
        y_hi = max(valid_alpha.max(), 3.6) + 0.6
        ax2.set_ylim(y_lo, y_hi)

    plt.tight_layout()
    plt.savefig(OUT_PNG, dpi=110)
    plt.close(fig)
    print(f"\nplot written: {OUT_PNG}")


# ============================ Section 7 — Verdict emission ============================
def append_verdict_with_dual_sha(
    gate_id: str, verdict: str, value: str,
    scheme: str, convention: str, L_max: int,
    input_pin_map: dict,
    schema_v2_annotation: dict,
    script_path: Path,
    canonical_path: Path,
    emit_tier_pin_row: bool = True,
) -> tuple[str, str]:
    """Emit the canonical verdict line + dual-SHA companion + S87 schema-v2
    3-tuple companion row per `.claude/rules/gate-verdicts.md §"S87+
    canonical form"`. ALSO emit tier_pin=TIER-2 companion comment row per
    `substrate-first-canonical-sourcing.md §(iv)` K=4 MANDATORY level-pin
    discipline (this gate consumes SCHEMATIC W6-2 sub_term_R analytic
    forms for the PV/cutoff/lattice convergence-tail axis members).

    This is a NEW gate (not corrective); NO supersedes-tag emission per
    `gate-verdicts.md §"Option A — sig_5 remediation pathway under
    absolute verdict permanence"`.
    """
    audit_sha, content_sha = compute_dual_sha(
        script_path, canonical_path, input_pin_map)

    canonical_line = (
        f"{gate_id}: {verdict} -- value='{value}' "
        f"scheme={scheme} convention={convention} L_max={L_max} "
        f"audit_sha256={audit_sha} content_sha256={content_sha} "
        f"schema_version=S87+\n"
    )
    dual_sha_row = (
        f"# audit_sha256_short={audit_sha[:16]} "
        f"content_sha256_short={content_sha[:16]} "
        f"# {gate_id} dual-SHA companion row (W9a-99 split)\n"
    )
    three_tuple_row = (
        f"# sign_verdict={schema_v2_annotation['sign_verdict']} "
        f"magnitude_verdict={schema_v2_annotation['magnitude_verdict']} "
        f"regime_verdict={schema_v2_annotation['regime_verdict']} "
        f"# {gate_id} 3-tuple annotation (S87 schema-v2)\n"
    )
    tier_pin_row = (
        f"# tier_pin=TIER-2 "
        f"# {gate_id} SCHEMATIC level-pin disclosure "
        f"(per .claude/rules/substrate-first-canonical-sourcing.md §iv "
        f"K=4 MANDATORY; PV/cutoff/lattice members consume W6-2 "
        f"sub_term_R SCHEMATIC analytic forms; F_2 axis (Mellin+zeta) "
        f"is FULL physical substrate-IS canonical)\n"
    )

    with VERDICT_TXT.open("a", encoding="utf-8") as fp:
        fp.write(canonical_line)
        fp.write(dual_sha_row)
        fp.write(three_tuple_row)
        if emit_tier_pin_row:
            fp.write(tier_pin_row)

    print(f"\n=== verdict line emitted to {VERDICT_TXT} ===")
    print(canonical_line.rstrip())
    print(dual_sha_row.rstrip())
    print(three_tuple_row.rstrip())
    if emit_tier_pin_row:
        print(tier_pin_row.rstrip())
    return audit_sha, content_sha


# ============================ Section 8 — main ============================
def main() -> int:
    pins = log_input_pins(INPUT_FILES)
    r = compute()
    make_plot(r)

    # ---------------------------------------------------------------------------
    # Save .npz per plan §6 lines 181-184
    # ---------------------------------------------------------------------------
    # numpy savez requires arrays; build per-regulator arrays from dict
    alpha_per_regulator_arr = np.array(
        [r["alpha_per_regulator"][R] for R in REGULATORS], dtype=np.float64)
    intercept_per_regulator_arr = np.array(
        [r["intercept_per_regulator"][R] for R in REGULATORS], dtype=np.float64)
    R_per_regulator_stack = np.array(
        [r["R_per_regulator"][R] for R in REGULATORS], dtype=np.float64)
    weights_per_regulator_stack = np.array(
        [r["weights_per_regulator"][R] for R in REGULATORS], dtype=np.float64)

    save_dict = {
        "L_grid_pathway_b": r["L_grid_pathway_b"],
        "R_b_per_L": r["R_b_per_L"],
        "L_fit": r["L_fit"],
        "R_fit": r["R_fit"],
        "alpha_b": np.array(r["alpha_b"]),
        "intercept_b": np.array(r["intercept_b"]),
        "slope_b": np.array(r["slope_b"]),
        "regulators": np.array(REGULATORS),
        "alpha_per_regulator": alpha_per_regulator_arr,
        "intercept_per_regulator": intercept_per_regulator_arr,
        "R_per_regulator": R_per_regulator_stack,
        "weights_per_regulator": weights_per_regulator_stack,
        "count_pass": np.array(r["count_pass"]),
        "majority_pass": np.array(r["majority_pass"]),
        "f2_pass": np.array(r["f2_pass"]),
        "pathway_b_pass_a": np.array(r["pathway_b_pass_a"]),
        "fail_b_alpha": np.array(r["fail_b_alpha"]),
        "fail_b_count": np.array(r["fail_b_count"]),
        "pathway_b_fail_b": np.array(r["pathway_b_fail_b"]),
        "verdict": np.array(r["verdict"]),
        "band_tag": np.array(r["band_tag"]),
        "sign_verdict": np.array(r["sign_verdict"]),
        "magnitude_verdict": np.array(r["magnitude_verdict"]),
        "regime_verdict": np.array(r["regime_verdict"]),
        # diagnostic provenance
        "tau_fold": np.array(tau_fold),
        "M_KK": np.array(M_KK),
        "kappa_2_substrate_FW": np.array(kappa_2_substrate_FW),
        "gv_canonical_difference_FW": np.array(gv_canonical_difference_FW),
        "L_FIT_LOW": np.array(L_FIT_LOW),
        "L_FIT_HIGH": np.array(L_FIT_HIGH),
        "PASS_BAND_ALPHA_LOW": np.array(PASS_BAND_ALPHA_LOW),
        "PASS_BAND_ALPHA_HIGH": np.array(PASS_BAND_ALPHA_HIGH),
        "FAIL_BAND_ALPHA_LOW": np.array(FAIL_BAND_ALPHA_LOW),
        "FAIL_BAND_ALPHA_HIGH": np.array(FAIL_BAND_ALPHA_HIGH),
    }
    np.savez(OUT_NPZ, **save_dict)
    print(f"npz written: {OUT_NPZ}")

    # ---------------------------------------------------------------------------
    # value field per plan §8 expected output 4-tuple
    # ---------------------------------------------------------------------------
    alpha_str = lambda R: (
        "NaN" if math.isnan(r["alpha_per_regulator"][R])
        else f"{r['alpha_per_regulator'][R]:.4f}")
    value_field = (
        f"alpha_pathway_b={r['alpha_b']:.4f}"
        f"_count_pass={r['count_pass']}_of_5"
        f"_majority_pass={int(r['majority_pass'])}"
        f"_f2_pass={int(r['f2_pass'])}"
        f"_pathway_b_pass_a={int(r['pathway_b_pass_a'])}"
        f"_pathway_b_fail_b={int(r['pathway_b_fail_b'])};"
        f"alpha_Mellin={alpha_str('Mellin')}"
        f"_alpha_zeta={alpha_str('zeta')}"
        f"_alpha_PV={alpha_str('Pauli-Villars')}"
        f"_alpha_cutoff={alpha_str('cutoff')}"
        f"_alpha_lattice={alpha_str('lattice')};"
        f"band_tag={r['band_tag']}"
    )

    # 4-tuple output tag (final non-verdict line per gate-verdicts.md)
    tuple_str = (
        f"(value='{value_field[:90]}...', scheme={SCHEME}, "
        f"convention={CONVENTION[:60]}..., L_max={L_MAX_TAG})"
    )
    print(f"\n4-tuple: {tuple_str}")

    # Build input_pin_map for closure SHA computation
    input_pin_map = {rel: sha for rel, sha in pins.items()}
    input_pin_map["canonical_constants_M_KK"] = f"{M_KK:.18e}"
    input_pin_map["canonical_constants_tau_fold"] = f"{tau_fold:.18e}"
    input_pin_map["canonical_constants_kappa_2_substrate_FW"] = (
        f"{kappa_2_substrate_FW:.18e}")
    input_pin_map["canonical_constants_gv_canonical_difference_FW"] = (
        f"{gv_canonical_difference_FW:.18e}")

    schema_v2_annotation = {
        "sign_verdict": r["sign_verdict"],
        "magnitude_verdict": r["magnitude_verdict"],
        "regime_verdict": r["regime_verdict"],
    }

    audit_sha, content_sha = append_verdict_with_dual_sha(
        gate_id=GATE_ID,
        verdict=r["verdict"],
        value=value_field,
        scheme=SCHEME,
        convention=CONVENTION,
        L_max=L_MAX_TAG,
        input_pin_map=input_pin_map,
        schema_v2_annotation=schema_v2_annotation,
        script_path=Path(__file__),
        canonical_path=SHARED_DIR / "canonical_constants.py",
        emit_tier_pin_row=True,
    )

    # ---------------------------------------------------------------------------
    # Diagnostic summary
    # ---------------------------------------------------------------------------
    print(f"\n=== {GATE_ID} summary ===")
    print(f"  L_grid_pathway_b:  {r['L_grid_pathway_b'].tolist()}")
    print(f"  L_fit window:      [{L_FIT_LOW}, {L_FIT_HIGH}]")
    print(f"  α_b (canonical):   {r['alpha_b']:.6f}")
    for R in REGULATORS:
        a_R = r["alpha_per_regulator"][R]
        a_str = "NaN" if math.isnan(a_R) else f"{a_R:.6f}"
        print(f"    α_{R:>14s}:  {a_str}")
    print(f"  count_pass:        {r['count_pass']}/5")
    print(f"  majority_pass:     {r['majority_pass']}")
    print(f"  f2_pass:           {r['f2_pass']}")
    print(f"  pathway_b_pass_a:  {r['pathway_b_pass_a']}")
    print(f"  pathway_b_fail_b:  {r['pathway_b_fail_b']}")
    print(f"  verdict:           {r['verdict']}  ({r['band_tag']})")
    print(f"  3-tuple:           sign={r['sign_verdict']}  "
          f"mag={r['magnitude_verdict']}  regime={r['regime_verdict']}")
    print(f"  audit_sha256:      {audit_sha}")
    print(f"  content_sha256:    {content_sha}")
    return 0


if __name__ == "__main__":
    raise SystemExit(main())
